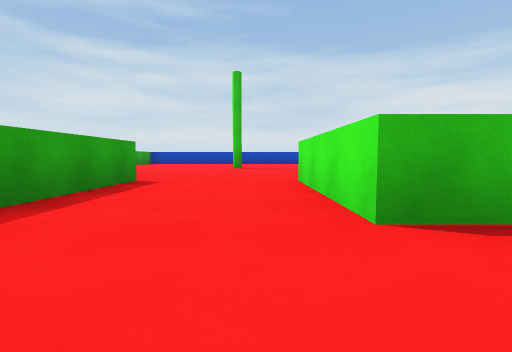
View 1 (above)

17 first-person views from a walk through a 3-D level made in the Unity game engine. The camera is 0.31 m above the floor, tilts 4° down and sees 85° across. The floor is counted in squares, 1 m on a side. Each view is taken from the middle of a square. On the plan, view 1 faces up. The plan holds only what a view shows up to about 9 squares ahead; the rest is blank. The player character is not drawn. Surface patterns are stand-ins for the level's own textures.

View 2
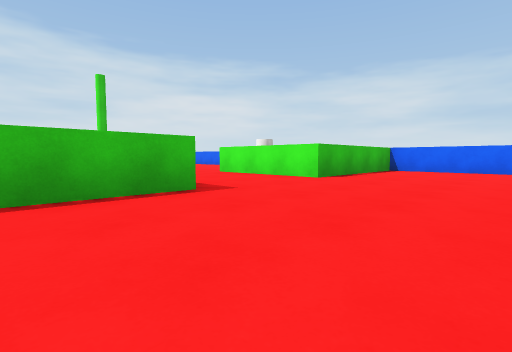

View 3
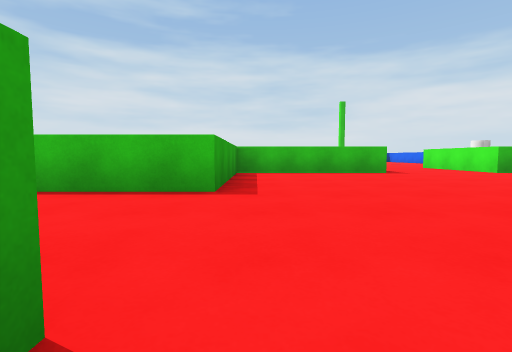

View 4
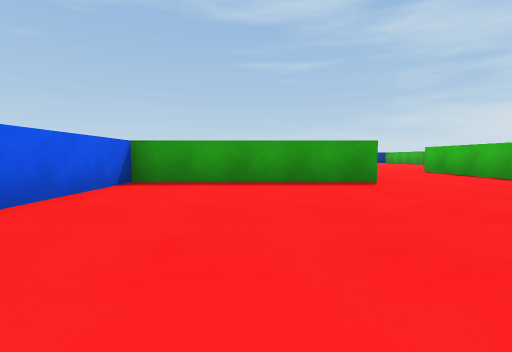

View 5
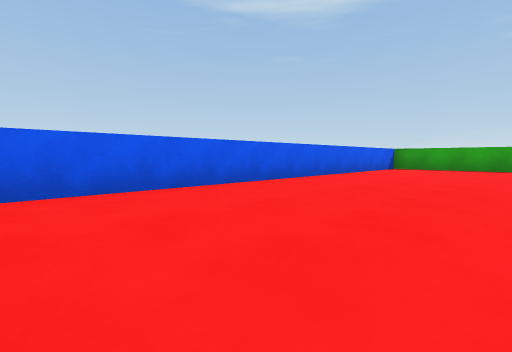

View 6
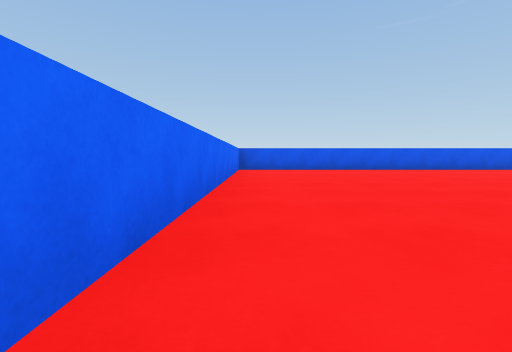

View 7
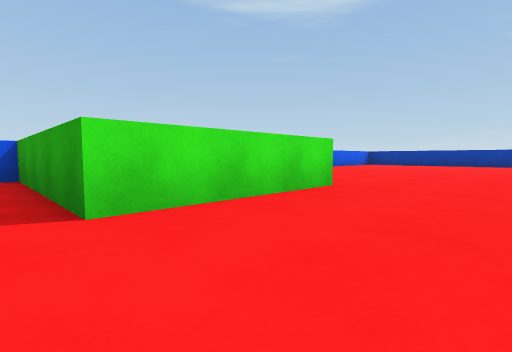

View 8
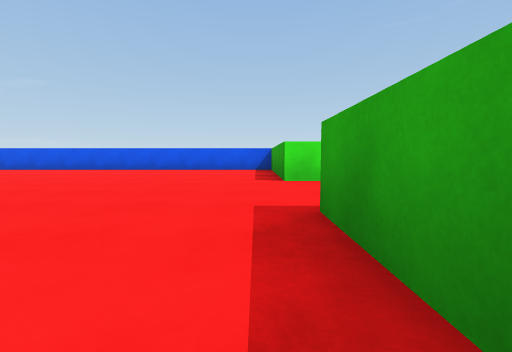

View 9
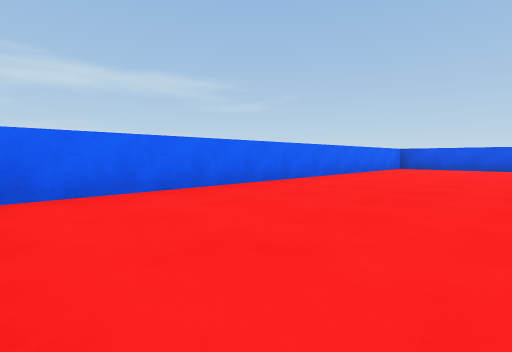

View 10
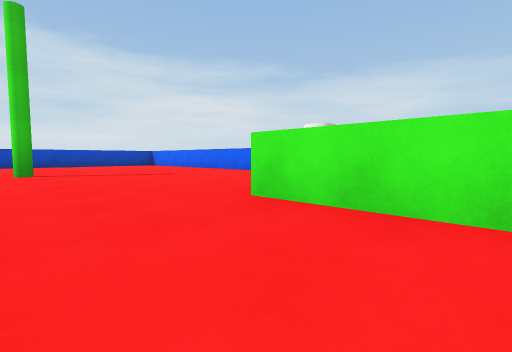

View 11
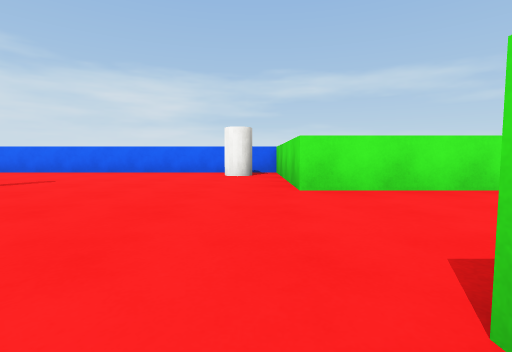

View 12
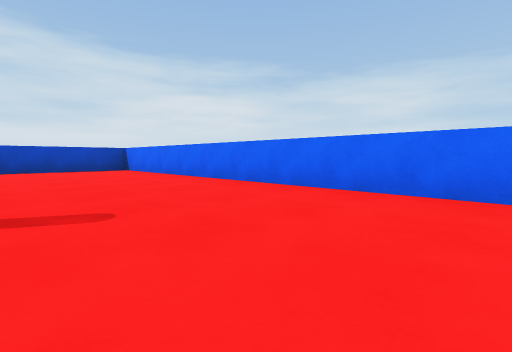

View 13
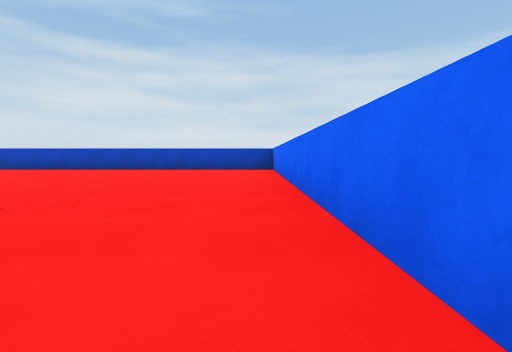

View 14
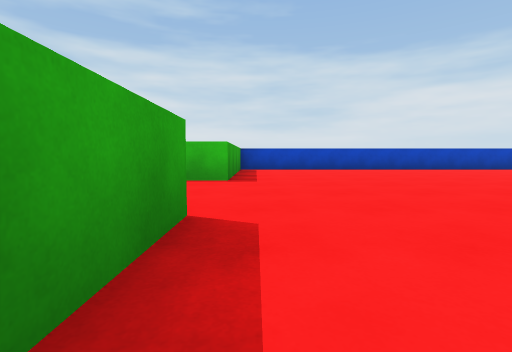

View 15
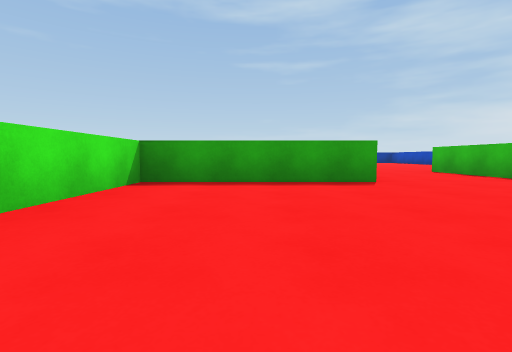

View 16
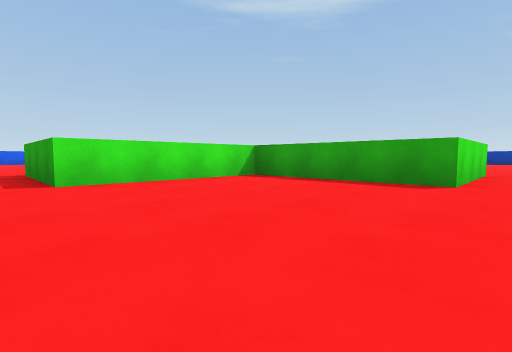

View 17
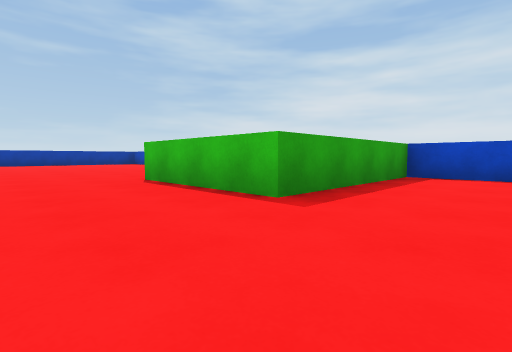

### Floor plan
Ten units are one square. View 1 is at (0, 0); x grows to the right and y downward. Boxes are objects, and circles mark ways between rooms. Rooms are numbered by the first view taken in them; rooms with no view inside come last. Other rooms are left out.
<svg viewBox="-73 -121 113 191">
<path fill="none" stroke="#000" d="M-15 -36 -15 -13 -44 -13 -44 16 -68 16M-68 35 -44 35 -44 65 34 65 34 -13 5 -13 5 -36M5 -36 21 -36M-68 -65 -44 -65 -44 -36 -15 -36M34 -35 34 -116 -44 -116 -44 -86 -68 -86"/>
<rect x="-5" y="-75" width="10" height="10" fill="#bbb"><title>green cylinder</title></rect>
<rect x="25" y="-45" width="10" height="10" fill="#bbb"><title>cylinder</title></rect>
<circle cx="-5" cy="-25" r="3" fill="#2a7"/>
<text x="-10" y="20">1</text>
<text x="-10" y="-80">2</text>
</svg>
Room 1 opens to room 2.

Where each view was taken, in squares from view 1:
view 1: 0 up, 0 right, facing up
view 2: 1 down, 3 left, facing up-right
view 3: 4 down, 4 left, facing up
view 4: 5 down, 1 left, facing left
view 5: 4 down, 3 right, facing down-left
view 6: 0 up, 3 right, facing down
view 7: 2 down, 4 left, facing down-left
view 8: 0 up, 4 left, facing down
view 9: 1 up, 1 right, facing down-right
view 10: 2 up, 1 left, facing up-right
view 11: 4 up, 2 left, facing right
view 12: 5 up, 1 right, facing up-right
view 13: 5 up, 3 right, facing up
view 14: 5 up, 4 left, facing up
view 15: 5 up, 1 left, facing left
view 16: 7 up, 1 left, facing down-left
view 17: 7 up, 3 left, facing up-left
